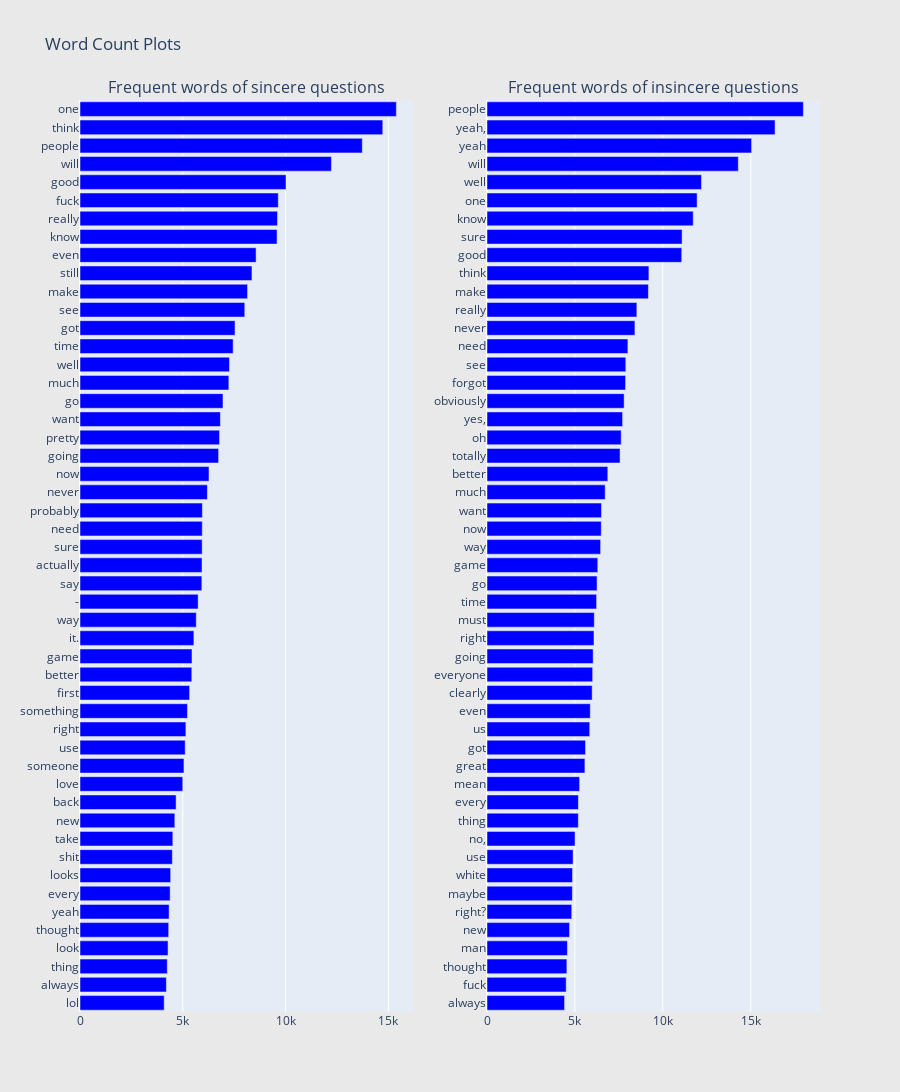

The cell this chart's notebook holds for it:
### Code cell
from collections import defaultdict
train1_df = train_df[train_df["label"]==1]
train0_df = train_df[train_df["label"]==0]

## custom function for ngram generation ##
def generate_ngrams(text, n_gram=1):
    token = [token for token in text.lower().split(" ") if token != "" if token not in STOPWORDS]
    ngrams = zip(*[token[i:] for i in range(n_gram)])
    return [" ".join(ngram) for ngram in ngrams]

## custom function for horizontal bar chart ##
def horizontal_bar_chart(df, color):
    trace = go.Bar(
        y=df["word"].values[::-1],
        x=df["wordcount"].values[::-1],
        showlegend=False,
        orientation = 'h',
        marker=dict(
            color=color,
        ),
    )
    return trace

## Get the bar chart from sincere questions ##
freq_dict = defaultdict(int)
for sent in train0_df["comment"]:
    for word in generate_ngrams(sent):
        freq_dict[word] += 1
fd_sorted = pd.DataFrame(sorted(freq_dict.items(), key=lambda x: x[1])[::-1])
fd_sorted.columns = ["word", "wordcount"]
trace0 = horizontal_bar_chart(fd_sorted.head(50), 'blue')

## Get the bar chart from insincere questions ##
freq_dict = defaultdict(int)
for sent in train1_df["comment"]:
    for word in generate_ngrams(sent):
        freq_dict[word] += 1
fd_sorted = pd.DataFrame(sorted(freq_dict.items(), key=lambda x: x[1])[::-1])
fd_sorted.columns = ["word", "wordcount"]
trace1 = horizontal_bar_chart(fd_sorted.head(50), 'blue')

# Creating two subplots
fig = tools.make_subplots(rows=1, cols=2, vertical_spacing=0.04,
                          subplot_titles=["Frequent words of sincere questions", 
                                          "Frequent words of insincere questions"])
fig.append_trace(trace0, 1, 1)
fig.append_trace(trace1, 1, 2)
fig['layout'].update(height=1200, width=900, paper_bgcolor='rgb(233,233,233)', title="Word Count Plots")
py.iplot(fig, filename='word-plots')

#plt.figure(figsize=(10,16))
#sns.barplot(x="ngram_count", y="ngram", data=fd_sorted.loc[:50,:], color="b")
#plt.title("Frequent words for Insincere Questions", fontsize=16)
#plt.show()

### Figure 1 — Plotly figure (JSON) as saved in the notebook; plotly's stock layout.template omitted (floating-point values rounded to 4 significant figures)
{"data": [{"marker": {"color": "blue"}, "orientation": "h", "showlegend": false, "type": "bar", "x": [4095, 4201, 4245, 4282, 4314, 4334, 4385, 4409, 4491, 4515, 4611, 4674, 4998, 5056, 5117, 5150, 5227, 5332, 5438, 5447, 5539, 5655, 5746, 5927, 5935, 5942, 5947, 5952, 6196, 6275, 6742, 6787, 6828, 6955, 7240, 7270, 7449, 7540, 8014, 8150, 8364, 8565, 9585, 9608, 9643, 10020, 12230, 13732, 14726, 15387], "xaxis": "x", "y": ["lol", "always", "thing", "look", "thought", "yeah", "every", "looks", "shit", "take", "new", "back", "love", "someone", "use", "right", "something", "first", "better", "game", "it.", "way", "-", "say", "actually", "sure", "need", "probably", "never", "now", "going", "pretty", "want", "go", "much", "well", "time", "got", "see", "make", "still", "even", "know", "really", "fuck", "good", "will", "people", "think", "one"], "yaxis": "y"}, {"marker": {"color": "blue"}, "orientation": "h", "showlegend": false, "type": "bar", "x": [4412, 4505, 4543, 4575, 4697, 4820, 4856, 4864, 4896, 5010, 5196, 5199, 5268, 5570, 5605, 5844, 5876, 5983, 6010, 6039, 6087, 6103, 6234, 6261, 6302, 6463, 6500, 6513, 6723, 6872, 7569, 7634, 7714, 7801, 7884, 7896, 8015, 8414, 8525, 9182, 9210, 11078, 11098, 11731, 11954, 12201, 14295, 15053, 16386, 17996], "xaxis": "x2", "y": ["always", "fuck", "thought", "man", "new", "right?", "maybe", "white", "use", "no,", "thing", "every", "mean", "great", "got", "us", "even", "clearly", "everyone", "going", "right", "must", "time", "go", "game", "way", "now", "want", "much", "better", "totally", "oh", "yes,", "obviously", "forgot", "see", "need", "never", "really", "make", "think", "good", "sure", "know", "one", "well", "will", "yeah", "yeah,", "people"], "yaxis": "y2"}], "layout": {"annotations": [{"font": {"size": 16}, "showarrow": false, "text": "Frequent words of sincere questions", "x": 0.225, "xanchor": "center", "xref": "paper", "y": 1, "yanchor": "bottom", "yref": "paper"}, {"font": {"size": 16}, "showarrow": false, "text": "Frequent words of insincere questions", "x": 0.775, "xanchor": "center", "xref": "paper", "y": 1, "yanchor": "bottom", "yref": "paper"}], "height": 1200, "paper_bgcolor": "rgb(233,233,233)", "title": {"text": "Word Count Plots"}, "width": 900, "xaxis": {"anchor": "y", "domain": [0, 0.45]}, "xaxis2": {"anchor": "y2", "domain": [0.55, 1]}, "yaxis": {"anchor": "x", "domain": [0, 1]}, "yaxis2": {"anchor": "x2", "domain": [0, 1]}}}
